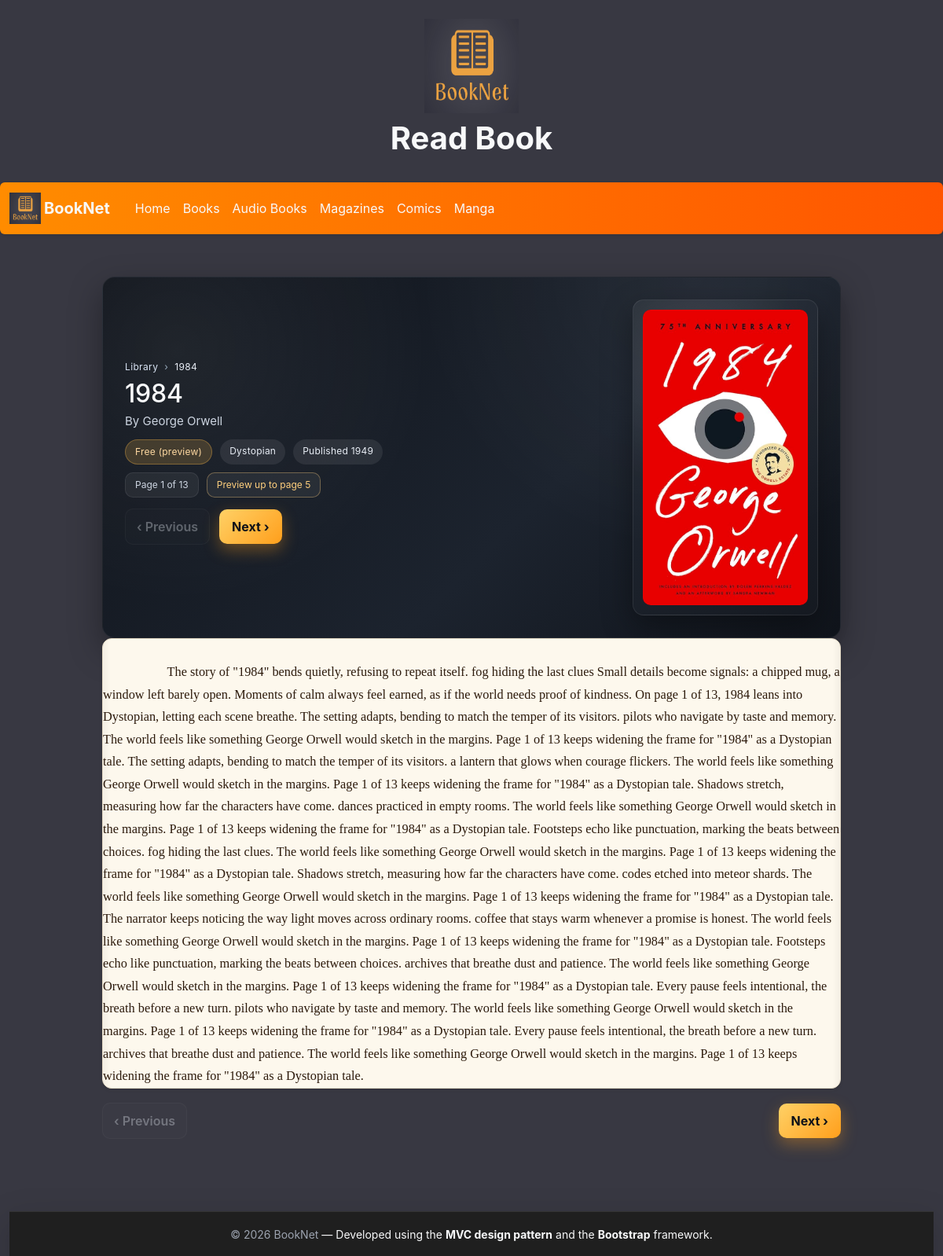
The page /read_book.php?id=1 on the database its author committed.
### tables this page shows
CREATE TABLE books (
                       id INTEGER PRIMARY KEY AUTOINCREMENT,
                       title TEXT NOT NULL,
                       author TEXT NOT NULL,
                       genre TEXT,
                       publisher TEXT,
                       year_published INTEGER,
                       cover TEXT
);

CREATE TABLE book_pages (
                id INTEGER PRIMARY KEY AUTOINCREMENT,
                book_id INTEGER NOT NULL,
                page_number INTEGER NOT NULL,
                content TEXT NOT NULL,
                UNIQUE(book_id, page_number),
                FOREIGN KEY(book_id) REFERENCES books(id) ON DELETE CASCADE
            );

### read_book.php (called while the page is built, shortened)
<?php
require_once __DIR__ . '/Models/BookPages.php';
$bookId = isset($_GET['id']) ? (int) $_GET['id'] : 0;
$page   = isset($_GET['page']) ? max(1, (int) $_GET['page']) : 1;
$role = 'Free';
$canReadAll = in_array($role, array('Reader', 'BookNet Pro'));
$isPremium = $canReadAll ? 1 : 0;
$book = $bookId > 0 ? BookPages::getBookById($bookId) : null;
$maxPage = BookPages::getPageCount($bookId);
if ($canReadAll) {
    $allowedMaxPage = $maxPage;
} else {
    $allowedMaxPage = ($maxPage < 5 ? $maxPage : 5);
}
$content = BookPages::getPageContent($bookId, $page);
require_once('Views/read_book.phtml');

### Models/Database.php (called while the page is built, shortened)
<?php
class Database
{
    protected static $_dbInstance = null;
    protected $_dbHandle = null;
    public static function getInstance()
    {
        if (self::$_dbInstance === null) {
            self::$_dbInstance = new self();
        }
        return self::$_dbInstance;
    }
    private function __construct()
    {
        $dbPath = __DIR__ . '/../database/BookNet.sqlite';
        try {
            $this->_dbHandle = new PDO('sqlite:' . $dbPath);
            $this->_dbHandle->setAttribute(PDO::ATTR_ERRMODE, PDO::ERRMODE_EXCEPTION);
            $this->_dbHandle->setAttribute(PDO::ATTR_DEFAULT_FETCH_MODE, PDO::FETCH_ASSOC);
        } catch (PDOException $e) {
            die('Database connection failed: ' . htmlspecialchars($e->getMessage()));
        }
    }
    public function getdbConnection()
    {
        return $this->_dbHandle;
    }
}

### Models/BookPages.php (called while the page is built, shortened)
<?php
require_once __DIR__ . '/Database.php';
class BookPages
{
    protected static function db()
    {
        return Database::getInstance()->getdbConnection();
    }
    public static function getBookById($bookId)
    {
        $stmt = self::db()->prepare('SELECT * FROM books WHERE id = :id LIMIT 1');
        $stmt->bindValue(':id', (int)$bookId, PDO::PARAM_INT);
        $stmt->execute();
        $row = $stmt->fetch(PDO::FETCH_ASSOC);
        if ($row) {
            return $row;
        }
        return null;
    }
    public static function ensurePagesExist($book)
    {
        $db = self::db();
        $bookId = (int)$book['id'];
        $countStmt = $db->prepare('SELECT COUNT(*) AS total FROM book_pages WHERE book_id = :id');
        $countStmt->bindValue(':id', $bookId, PDO::PARAM_INT);
        $countStmt->execute();
        $existing = $countStmt->fetchColumn();
        $existing = (int)$existing;
        if ($existing > 0) {
            return;
        }
    }
    public static function getPageCount($bookId)
    {
        $stmt = self::db()->prepare('SELECT COUNT(*) FROM book_pages WHERE book_id = :id');
        $stmt->bindValue(':id', (int)$bookId, PDO::PARAM_INT);
        $stmt->execute();
        $value = $stmt->fetchColumn();
        return (int)$value;
    }
    public static function getPageContent($bookId, $pageNumber)
    {
        $stmt = self::db()->prepare(
            'SELECT content FROM book_pages WHERE book_id = :id AND page_number = :page LIMIT 1'
        );
        $stmt->bindValue(':id', (int)$bookId, PDO::PARAM_INT);
        $stmt->bindValue(':page', (int)$pageNumber, PDO::PARAM_INT);
        $stmt->execute();
        $row = $stmt->fetch(PDO::FETCH_ASSOC);
        if ($row && isset($row['content'])) {
            return $row['content'];
        }
        return null;
    }
}

### Views/read_book.phtml (the view, shortened to what this page needs)
<?php require('template/header.phtml'); ?>
<link rel="stylesheet" href="/css_store/max_styles.css">
<link rel="stylesheet" href="/css_store/book.css">
<?php
$cover = '';
if (!empty($book['cover'])) {
    $cover = $book['cover'];
}
if (!empty($cover)) {
    $coverPath = 'images/' . htmlspecialchars($cover, ENT_QUOTES, 'UTF-8');
} else {
    $coverPath = 'images/default-placeholder.png';
}
if (isset($role)) {
    $roleValue = $role;
} else {
    $roleValue = 'Free';
}
$isFullAccess = !empty($isPremium);
$roleLabel = htmlspecialchars($roleValue, ENT_QUOTES, 'UTF-8');
?>
<div class="reader-wrap">
    <div class="reader-hero">
        <div class="reader-hero__meta">
            <div class="crumbs">
                <a href="books.php">Library</a>
                <span>›</span>
                <span><?php echo htmlspecialchars($book['title'], ENT_QUOTES, 'UTF-8'); ?></span>
            </div>
            <h1><?php echo htmlspecialchars($book['title'], ENT_QUOTES, 'UTF-8'); ?></h1>
            <p class="author">By <?php echo htmlspecialchars($book['author'], ENT_QUOTES, 'UTF-8'); ?></p>
            <div class="chips">
                <?php if ($isFullAccess): ?>
                    <span class="chip chip--premium"><?php echo $roleLabel; ?></span>
                <?php else: ?>
                    <span class="chip chip--free"><?php echo $roleLabel; ?> (preview)</span>
                <?php endif; ?>
                <?php if (!empty($book['genre'])): ?>
                    <span class="chip"><?php echo htmlspecialchars($book['genre'], ENT_QUOTES, 'UTF-8'); ?></span>
                <?php endif; ?>
                <?php if (!empty($book['year_published'])): ?>
                    <span class="chip">Published <?php echo (int) $book['year_published']; ?></span>
                <?php endif; ?>
            </div>
            <div class="page-meta">
                <span class="pill">Page <?php echo (int) $page; ?> of <?php echo (int) $maxPage; ?></span>
                <?php if (!$isFullAccess): ?>
                    <span class="pill pill--limit">
                        Preview up to page <?php echo (int) $allowedMaxPage; ?>
                    </span>
                <?php endif; ?>
            </div>
            <div class="reader-nav">
                <?php if ($page > 1): ?>
                    <a class="btn-ghost"
                       href="read_book.php?id=<?php echo urlencode($book['id']); ?>&page=<?php echo ($page - 1); ?>">
                        ‹ Previous
                    </a>
                <?php else: ?>
                    <span class="btn-ghost disabled">‹ Previous</span>
                <?php endif; ?>
                <?php if ($page < $allowedMaxPage): ?>
                    <a class="btn-primary"
                       href="read_book.php?id=<?php echo urlencode($book['id']); ?>&page=<?php echo ($page + 1); ?>">
                        Next ›
                    </a>
                <?php else: ?>
                    <span class="btn-ghost disabled">Next ›</span>
                <?php endif; ?>
            </div>
        </div>
        <div class="reader-hero__cover">
            <div class="cover-frame">
                <img src="<?php echo $coverPath; ?>"
                     alt="Cover for <?php echo htmlspecialchars($book['title'], ENT_QUOTES, 'UTF-8'); ?>">
            </div>
        </div>
    </div>
    <div class="book shadow-sm mb-3">
        <div class="card-body">
            <?php if (!empty($content)): ?>
                <div class="reader-text" style="white-space:pre-wrap;">
                    <?php echo htmlspecialchars($content, ENT_QUOTES, 'UTF-8'); ?>
                </div>
            <?php else: ?>
                <p class="text-warning">This page could not be loaded.</p>
            <?php endif; ?>
        </div>
    </div>
    <div class="reader-nav reader-nav--bottom">
        <?php if ($page > 1): ?>
            <a class="btn-ghost"
               href="read_book.php?id=<?php echo urlencode($book['id']); ?>&page=<?php echo ($page - 1); ?>">
                ‹ Previous
            </a>
        <?php else: ?>
            <span class="btn-ghost disabled">‹ Previous</span>
        <?php endif; ?>
        <?php if ($page < $allowedMaxPage): ?>
            <a class="btn-primary"
               href="read_book.php?id=<?php echo urlencode($book['id']); ?>&page=<?php echo ($page + 1); ?>">
                Next ›
            </a>
        <?php else: ?>
            <span class="btn-ghost disabled">Next ›</span>
        <?php endif; ?>
    </div>
</div>
<?php require('template/footer.phtml'); ?>

### css_store/headerStyles.css (style rules this page uses)
html, body { background-color: #121212; color: #e0e0e0; margin: 0; padding: 0; min-height: 100vh; }
.btn-primary { background-color: #ff6d00; border: none; }

### css_store/max_styles.css (style rules this page uses)
:root { --radius: 18px; --transition: 0.25s ease; --text-light: #ffffff; --text-dark: #1d1d1d; --glass: rgba(255,255,255,0.22); --shadow-soft: 0 12px 28px rgba(0,0,0,0.12); --shadow-hover: 0 18px 42px rgba(0,0,0,0.22); --g1: linear-gradient(135deg,#f6d365,#fda085); --g2: linear-gradient(135deg,#a1c4fd,#c2e9fb); --g3: linear-gradient(135deg,#d299c2,#fef9d7); --g4: linear-gradient(135deg,#84fab0,#8fd3f4); --g5: linear-gradient(135deg,#ffecd2,#fcb69f); --g6: linear-gradient(135deg,#fbc2eb,#a6c1ee); --g7: linear-gradient(135deg,#cfd9df,#e2ebf0); --g8: linear-gradient(135deg,#3a3a3a,#1f1f1f); --g9: linear-gradient(135deg,#36d1dc,#5b86e5); --lerp-0: 1; --lerp-1: 0.55; --lerp-2: 0.25; --lerp-3: 0.08; --lerp-4: 0; }
* { box-sizing:border-box;margin:0;padding:0; }
body { font-family: "Inter", "Google Sans", system-ui, sans-serif; background: #f2f4f7; color: var(--text-dark); min-height:100vh; display:flex; flex-direction:column; overflow-x:hidden; }

### rows shown on the page
books: title "1984", author "George Orwell", genre "Dystopian", year_published "1949", cover+title (picture), id.content "The story of \"1984\" bends quietly, refusing to repeat itself. fog hiding the last clues Small details become signals: a chipped mug, a window left barely open. Moments of calm always feel earned, as if the world needs proof of kindness. On page 1 of 13, 1984 leans into Dystopian, letting each scene breathe. The setting adapts, bending to match the temper of its visitors. pilots who navigate by taste and memory. The world feels like something George Orwell would sketch in the margins. Page 1 of 13 keeps widening the frame for \"1984\" as a Dystopian tale. The setting adapts, bending to match the temper of its visitors. a lantern that glows when courage flickers. The world feels like something…"

### other values the page prints
$view->pageTitle "Read Book"
$roleLabel "Free"
$page "1"
$maxPage "13"
$allowedMaxPage "5"
